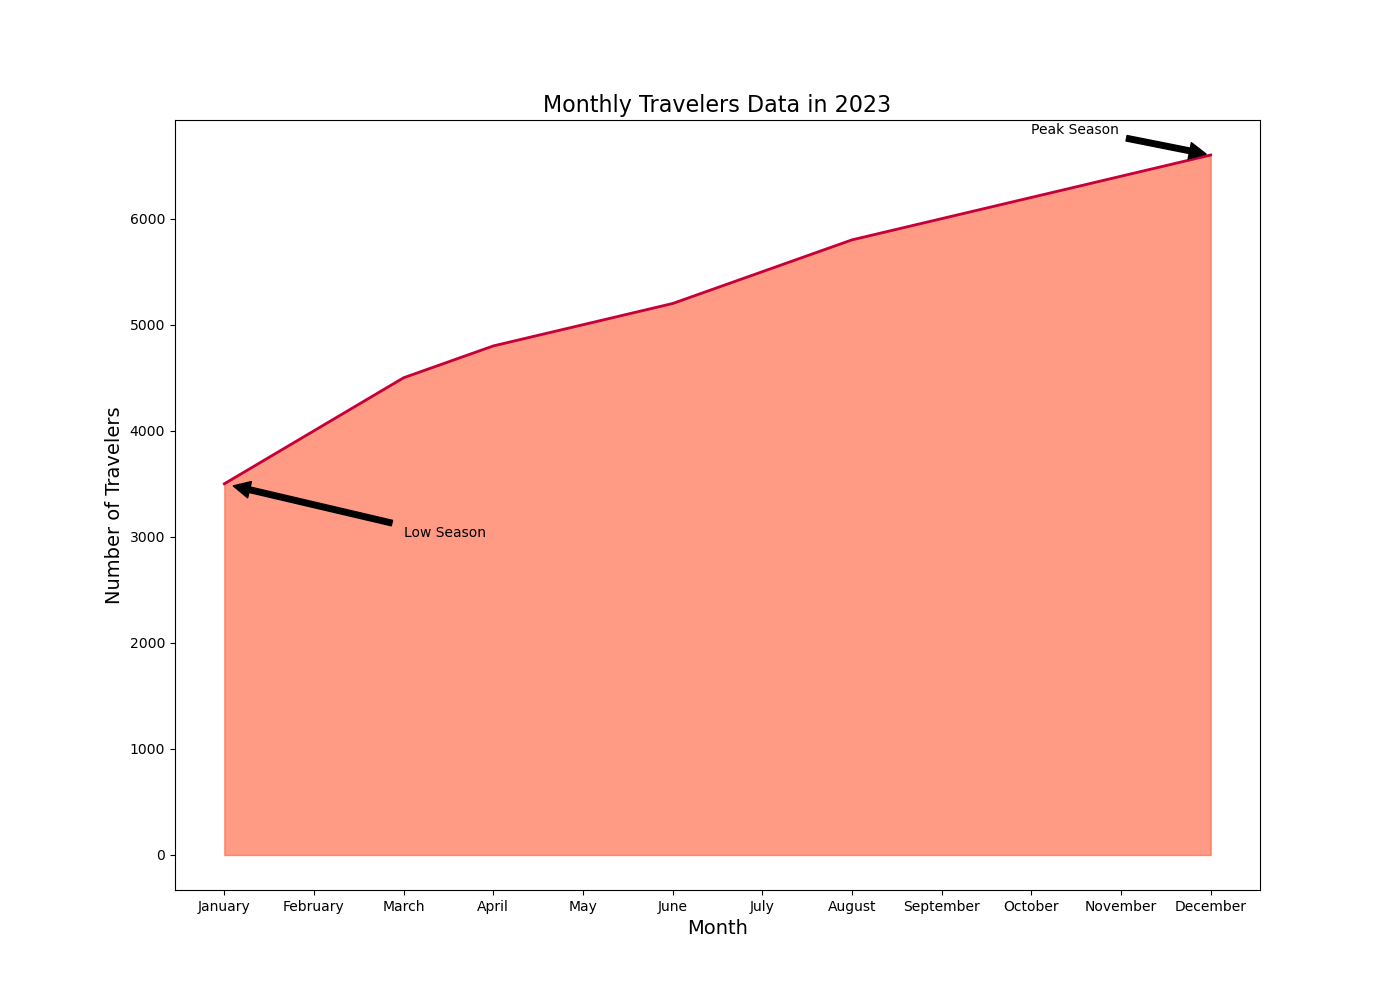

Write the Python code that produced this figure.

import matplotlib.pyplot as plt
import pandas as pd

# Data
data = {
    'Month': ['January', 'February', 'March', 'April', 'May', 'June', 
              'July', 'August', 'September', 'October', 'November', 'December'],
    'Travelers': [3500, 4000, 4500, 4800, 5000, 5200, 5500, 5800, 6000, 6200, 6400, 6600]
}

# Create DataFrame
df = pd.DataFrame(data)

# Plot
plt.figure(figsize=(14, 10))
plt.fill_between(df['Month'], df['Travelers'], color='#FF5733', alpha=0.6)
plt.plot(df['Month'], df['Travelers'], color='#C70039', linewidth=2)

# Annotations
plt.annotate('Peak Season', xy=('December', 6600), xytext=('October', 6800),
             arrowprops=dict(facecolor='black', shrink=0.05))
plt.annotate('Low Season', xy=('January', 3500), xytext=('March', 3000),
             arrowprops=dict(facecolor='black', shrink=0.05))

# Titles and labels
plt.title('Monthly Travelers Data in 2023', fontsize=16)
plt.xlabel('Month', fontsize=14)
plt.ylabel('Number of Travelers', fontsize=14)

# Show plot
plt.show()
